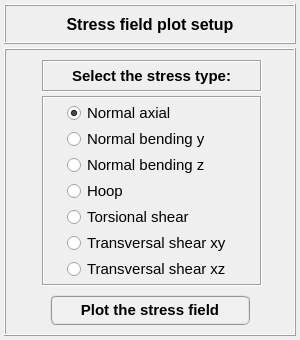
<?xml version="1.0" encoding="UTF-8"?>
<ui version="4.0">
 <class>Dialog</class>
 <widget class="QDialog" name="Dialog">
  <property name="windowModality">
   <enum>Qt::NonModal</enum>
  </property>
  <property name="geometry">
   <rect>
    <x>0</x>
    <y>0</y>
    <width>300</width>
    <height>340</height>
   </rect>
  </property>
  <property name="sizePolicy">
   <sizepolicy hsizetype="Fixed" vsizetype="Fixed">
    <horstretch>0</horstretch>
    <verstretch>0</verstretch>
   </sizepolicy>
  </property>
  <property name="minimumSize">
   <size>
    <width>300</width>
    <height>340</height>
   </size>
  </property>
  <property name="maximumSize">
   <size>
    <width>300</width>
    <height>340</height>
   </size>
  </property>
  <property name="contextMenuPolicy">
   <enum>Qt::DefaultContextMenu</enum>
  </property>
  <property name="windowTitle">
   <string>Stress field plot setup</string>
  </property>
  <property name="whatsThis">
   <string/>
  </property>
  <layout class="QGridLayout" name="gridLayout_4">
   <property name="leftMargin">
    <number>4</number>
   </property>
   <property name="topMargin">
    <number>4</number>
   </property>
   <property name="rightMargin">
    <number>4</number>
   </property>
   <property name="bottomMargin">
    <number>4</number>
   </property>
   <property name="spacing">
    <number>4</number>
   </property>
   <item row="0" column="0">
    <widget class="QFrame" name="frame">
     <property name="maximumSize">
      <size>
       <width>16777215</width>
       <height>40</height>
      </size>
     </property>
     <property name="frameShape">
      <enum>QFrame::Box</enum>
     </property>
     <property name="frameShadow">
      <enum>QFrame::Raised</enum>
     </property>
     <property name="lineWidth">
      <number>1</number>
     </property>
     <layout class="QGridLayout" name="gridLayout_5">
      <property name="leftMargin">
       <number>2</number>
      </property>
      <property name="topMargin">
       <number>2</number>
      </property>
      <property name="rightMargin">
       <number>2</number>
      </property>
      <property name="bottomMargin">
       <number>2</number>
      </property>
      <property name="spacing">
       <number>2</number>
      </property>
      <item row="0" column="0">
       <widget class="QLabel" name="label">
        <property name="font">
         <font>
          <family>MS Shell Dlg 2</family>
          <pointsize>12</pointsize>
          <weight>75</weight>
          <italic>false</italic>
          <bold>true</bold>
         </font>
        </property>
        <property name="text">
         <string>Stress field plot setup</string>
        </property>
        <property name="textFormat">
         <enum>Qt::AutoText</enum>
        </property>
        <property name="alignment">
         <set>Qt::AlignCenter</set>
        </property>
       </widget>
      </item>
     </layout>
    </widget>
   </item>
   <item row="1" column="0">
    <widget class="QFrame" name="frame_2">
     <property name="minimumSize">
      <size>
       <width>0</width>
       <height>0</height>
      </size>
     </property>
     <property name="maximumSize">
      <size>
       <width>450</width>
       <height>16777215</height>
      </size>
     </property>
     <property name="frameShape">
      <enum>QFrame::Box</enum>
     </property>
     <property name="frameShadow">
      <enum>QFrame::Raised</enum>
     </property>
     <layout class="QGridLayout" name="gridLayout_10">
      <property name="leftMargin">
       <number>4</number>
      </property>
      <property name="topMargin">
       <number>10</number>
      </property>
      <property name="rightMargin">
       <number>4</number>
      </property>
      <property name="bottomMargin">
       <number>4</number>
      </property>
      <property name="spacing">
       <number>4</number>
      </property>
      <item row="0" column="0">
       <widget class="QFrame" name="frame_8">
        <property name="minimumSize">
         <size>
          <width>0</width>
          <height>0</height>
         </size>
        </property>
        <property name="frameShape">
         <enum>QFrame::NoFrame</enum>
        </property>
        <property name="frameShadow">
         <enum>QFrame::Raised</enum>
        </property>
        <layout class="QGridLayout" name="gridLayout_7">
         <property name="topMargin">
          <number>0</number>
         </property>
         <property name="rightMargin">
          <number>4</number>
         </property>
         <property name="bottomMargin">
          <number>0</number>
         </property>
         <property name="horizontalSpacing">
          <number>0</number>
         </property>
         <property name="verticalSpacing">
          <number>4</number>
         </property>
         <item row="0" column="0">
          <widget class="QFrame" name="frame_3">
           <property name="minimumSize">
            <size>
             <width>0</width>
             <height>32</height>
            </size>
           </property>
           <property name="maximumSize">
            <size>
             <width>16777215</width>
             <height>32</height>
            </size>
           </property>
           <property name="frameShape">
            <enum>QFrame::Box</enum>
           </property>
           <property name="frameShadow">
            <enum>QFrame::Sunken</enum>
           </property>
           <property name="lineWidth">
            <number>1</number>
           </property>
           <layout class="QGridLayout" name="gridLayout">
            <property name="leftMargin">
             <number>0</number>
            </property>
            <property name="topMargin">
             <number>0</number>
            </property>
            <property name="rightMargin">
             <number>0</number>
            </property>
            <property name="bottomMargin">
             <number>0</number>
            </property>
            <property name="spacing">
             <number>0</number>
            </property>
            <item row="0" column="0">
             <widget class="QLabel" name="label_4">
              <property name="minimumSize">
               <size>
                <width>185</width>
                <height>0</height>
               </size>
              </property>
              <property name="maximumSize">
               <size>
                <width>185</width>
                <height>30</height>
               </size>
              </property>
              <property name="font">
               <font>
                <family>MS Shell Dlg 2</family>
                <pointsize>11</pointsize>
                <weight>75</weight>
                <italic>false</italic>
                <bold>true</bold>
               </font>
              </property>
              <property name="text">
               <string>Select the stress type:</string>
              </property>
              <property name="textFormat">
               <enum>Qt::AutoText</enum>
              </property>
              <property name="alignment">
               <set>Qt::AlignCenter</set>
              </property>
             </widget>
            </item>
           </layout>
          </widget>
         </item>
         <item row="1" column="0">
          <widget class="QFrame" name="frame_7">
           <property name="maximumSize">
            <size>
             <width>220</width>
             <height>16777215</height>
            </size>
           </property>
           <property name="frameShape">
            <enum>QFrame::Box</enum>
           </property>
           <property name="frameShadow">
            <enum>QFrame::Sunken</enum>
           </property>
           <layout class="QGridLayout" name="gridLayout_3">
            <property name="leftMargin">
             <number>2</number>
            </property>
            <property name="topMargin">
             <number>0</number>
            </property>
            <property name="rightMargin">
             <number>2</number>
            </property>
            <property name="bottomMargin">
             <number>0</number>
            </property>
            <property name="horizontalSpacing">
             <number>0</number>
            </property>
            <property name="verticalSpacing">
             <number>2</number>
            </property>
            <item row="0" column="0">
             <widget class="QRadioButton" name="radioButton_normal_axial">
              <property name="minimumSize">
               <size>
                <width>170</width>
                <height>18</height>
               </size>
              </property>
              <property name="maximumSize">
               <size>
                <width>170</width>
                <height>18</height>
               </size>
              </property>
              <property name="font">
               <font>
                <family>MS Shell Dlg 2</family>
                <pointsize>11</pointsize>
                <weight>50</weight>
                <italic>false</italic>
                <bold>false</bold>
               </font>
              </property>
              <property name="text">
               <string>Normal axial</string>
              </property>
              <property name="checked">
               <bool>true</bool>
              </property>
             </widget>
            </item>
            <item row="1" column="0">
             <widget class="QRadioButton" name="radioButton_normal_bending_y">
              <property name="minimumSize">
               <size>
                <width>170</width>
                <height>18</height>
               </size>
              </property>
              <property name="maximumSize">
               <size>
                <width>170</width>
                <height>18</height>
               </size>
              </property>
              <property name="font">
               <font>
                <family>MS Shell Dlg 2</family>
                <pointsize>11</pointsize>
                <weight>50</weight>
                <italic>false</italic>
                <bold>false</bold>
               </font>
              </property>
              <property name="text">
               <string>Normal bending y</string>
              </property>
             </widget>
            </item>
            <item row="2" column="0">
             <widget class="QRadioButton" name="radioButton_normal_bending_z">
              <property name="minimumSize">
               <size>
                <width>170</width>
                <height>18</height>
               </size>
              </property>
              <property name="maximumSize">
               <size>
                <width>170</width>
                <height>18</height>
               </size>
              </property>
              <property name="font">
               <font>
                <family>MS Shell Dlg 2</family>
                <pointsize>11</pointsize>
                <weight>50</weight>
                <italic>false</italic>
                <bold>false</bold>
               </font>
              </property>
              <property name="text">
               <string>Normal bending z</string>
              </property>
             </widget>
            </item>
            <item row="3" column="0">
             <widget class="QRadioButton" name="radioButton_hoop">
              <property name="minimumSize">
               <size>
                <width>170</width>
                <height>18</height>
               </size>
              </property>
              <property name="maximumSize">
               <size>
                <width>170</width>
                <height>18</height>
               </size>
              </property>
              <property name="font">
               <font>
                <family>MS Shell Dlg 2</family>
                <pointsize>11</pointsize>
                <weight>50</weight>
                <italic>false</italic>
                <bold>false</bold>
               </font>
              </property>
              <property name="text">
               <string>Hoop</string>
              </property>
             </widget>
            </item>
            <item row="4" column="0">
             <widget class="QRadioButton" name="radioButton_torsional_shear">
              <property name="minimumSize">
               <size>
                <width>170</width>
                <height>18</height>
               </size>
              </property>
              <property name="maximumSize">
               <size>
                <width>170</width>
                <height>18</height>
               </size>
              </property>
              <property name="font">
               <font>
                <family>MS Shell Dlg 2</family>
                <pointsize>11</pointsize>
                <weight>50</weight>
                <italic>false</italic>
                <bold>false</bold>
               </font>
              </property>
              <property name="text">
               <string>Torsional shear</string>
              </property>
             </widget>
            </item>
            <item row="5" column="0">
             <widget class="QRadioButton" name="radioButton_transv_shear_xy">
              <property name="minimumSize">
               <size>
                <width>170</width>
                <height>18</height>
               </size>
              </property>
              <property name="maximumSize">
               <size>
                <width>170</width>
                <height>18</height>
               </size>
              </property>
              <property name="font">
               <font>
                <family>MS Shell Dlg 2</family>
                <pointsize>11</pointsize>
                <weight>50</weight>
                <italic>false</italic>
                <bold>false</bold>
               </font>
              </property>
              <property name="text">
               <string>Transversal shear xy</string>
              </property>
             </widget>
            </item>
            <item row="6" column="0">
             <widget class="QRadioButton" name="radioButton_transv_shear_xz">
              <property name="minimumSize">
               <size>
                <width>170</width>
                <height>18</height>
               </size>
              </property>
              <property name="maximumSize">
               <size>
                <width>170</width>
                <height>18</height>
               </size>
              </property>
              <property name="font">
               <font>
                <family>MS Shell Dlg 2</family>
                <pointsize>11</pointsize>
                <weight>50</weight>
                <italic>false</italic>
                <bold>false</bold>
               </font>
              </property>
              <property name="text">
               <string>Transversal shear xz</string>
              </property>
             </widget>
            </item>
           </layout>
          </widget>
         </item>
        </layout>
       </widget>
      </item>
      <item row="1" column="0">
       <widget class="QFrame" name="frame_4">
        <property name="minimumSize">
         <size>
          <width>0</width>
          <height>0</height>
         </size>
        </property>
        <property name="maximumSize">
         <size>
          <width>16777215</width>
          <height>40</height>
         </size>
        </property>
        <property name="frameShape">
         <enum>QFrame::NoFrame</enum>
        </property>
        <property name="frameShadow">
         <enum>QFrame::Raised</enum>
        </property>
        <layout class="QGridLayout" name="gridLayout_6">
         <property name="leftMargin">
          <number>0</number>
         </property>
         <property name="topMargin">
          <number>0</number>
         </property>
         <property name="rightMargin">
          <number>0</number>
         </property>
         <property name="bottomMargin">
          <number>0</number>
         </property>
         <property name="spacing">
          <number>0</number>
         </property>
         <item row="0" column="1">
          <widget class="QPushButton" name="pushButton_plot">
           <property name="minimumSize">
            <size>
             <width>200</width>
             <height>30</height>
            </size>
           </property>
           <property name="maximumSize">
            <size>
             <width>320</width>
             <height>30</height>
            </size>
           </property>
           <property name="font">
            <font>
             <family>MS Shell Dlg 2</family>
             <pointsize>11</pointsize>
             <weight>75</weight>
             <italic>false</italic>
             <bold>true</bold>
            </font>
           </property>
           <property name="styleSheet">
            <string notr="true">QPushButton{border-radius: 6px; border-color: rgb(150, 150, 150); border-style: ridge; border-width: 2px; color: rgb(0, 0, 0); background-color: rgb(240, 240, 240); font: 75 bold 11pt &quot;MS Shell Dlg 2&quot;}
QPushButton:hover{border-radius: 6px; border-color: rgb(0, 170, 255); border-style: ridge; border-width: 2px; color: rgb(0, 0, 0); background-color: rgba(174, 213, 255, 100); font: 75 bold 11pt &quot;MS Shell Dlg 2&quot;}
QPushButton:pressed{border-radius: 6px; border-color: rgb(0, 170, 255); border-style: ridge; border-width: 3px; color: rgb(0, 0, 0); background-color: rgb(174, 213, 255); font: 75 bold 11pt &quot;MS Shell Dlg 2&quot;}</string>
           </property>
           <property name="text">
            <string>Plot the stress field</string>
           </property>
          </widget>
         </item>
         <item row="0" column="0">
          <widget class="QFrame" name="frame_5">
           <property name="frameShape">
            <enum>QFrame::NoFrame</enum>
           </property>
           <property name="frameShadow">
            <enum>QFrame::Raised</enum>
           </property>
          </widget>
         </item>
         <item row="0" column="2">
          <widget class="QFrame" name="frame_9">
           <property name="frameShape">
            <enum>QFrame::NoFrame</enum>
           </property>
           <property name="frameShadow">
            <enum>QFrame::Raised</enum>
           </property>
          </widget>
         </item>
        </layout>
       </widget>
      </item>
     </layout>
    </widget>
   </item>
  </layout>
 </widget>
 <resources/>
 <connections/>
</ui>
